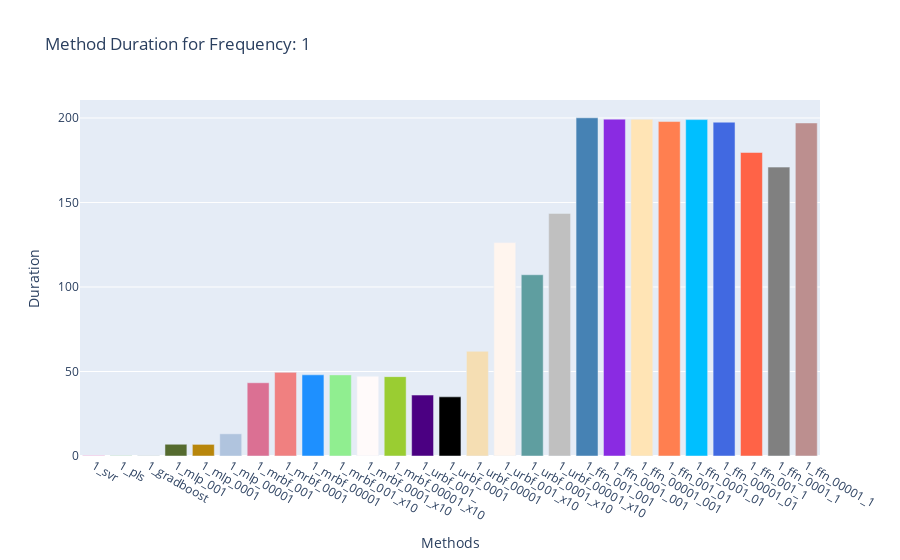
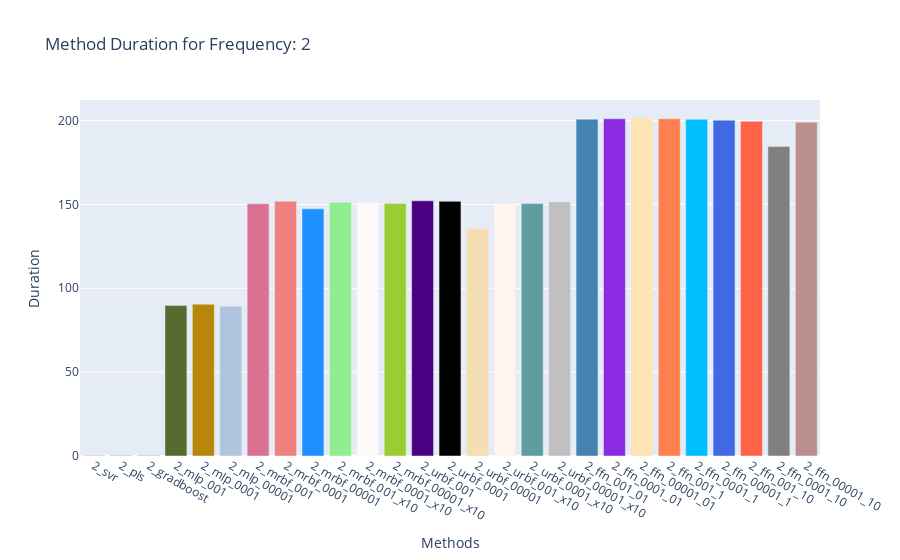
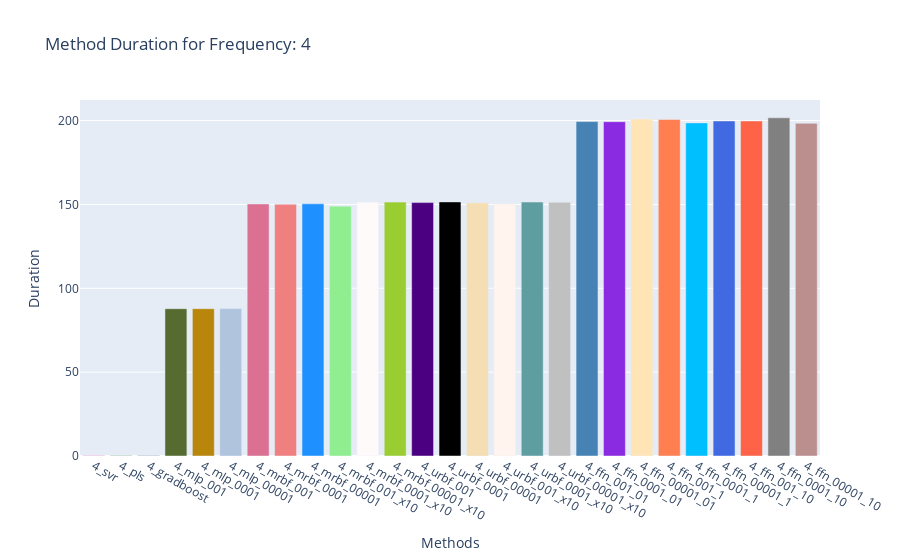
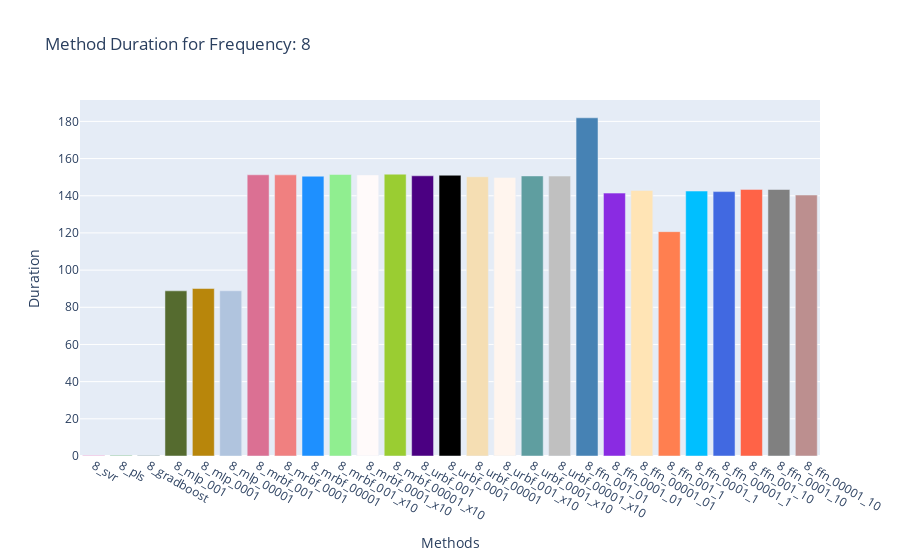

The cell these charts' notebook holds for them, in order:
### Code cell
values = list(method_durations.values())
### use average value:
values = [np.asarray(value).mean() for value in values]

for frequency_chunk in range(4):
    
    chunk_values = values[frequency_chunk*num_methods:(frequency_chunk+1)*num_methods]
    chunk_names = categories[frequency_chunk*num_methods:(frequency_chunk+1)*num_methods]

    # Creating the bar chart
    fig = go.Figure(data=[go.Bar(x=chunk_names, y=chunk_values,marker_color=colors)])

    # Adding title and labels (you can modify these as needed)
    fig.update_layout(
        title=f"Method Duration for Frequency: {2**frequency_chunk}",
        xaxis_title="Methods",
        yaxis_title="Duration"
    )

    # Displaying the figure
    fig.show()

### Figure 1 — Plotly figure (JSON) as saved in the notebook; plotly's stock layout.template omitted (floating-point values rounded to 4 significant figures)
{"data": [{"marker": {"color": ["deeppink", "green", "darkslategray", "darkolivegreen", "darkgoldenrod", "lightsteelblue", "palevioletred", "lightcoral", "dodgerblue", "lightgreen", "snow", "yellowgreen", "indigo", "black", "wheat", "seashell", "cadetblue", "silver", "steelblue", "blueviolet", "moccasin", "coral", "deepskyblue", "royalblue", "tomato", "gray", "rosybrown"]}, "type": "bar", "x": ["1_svr", "1_pls", "1_gradboost", "1_mlp_001", "1_mlp_0001", "1_mlp_00001", "1_mrbf_001", "1_mrbf_0001", "1_mrbf_00001", "1_mrbf_001_x10", "1_mrbf_0001_x10", "1_mrbf_00001_x10", "1_urbf_001_", "1_urbf_0001", "1_urbf_00001", "1_urbf_001_x10", "1_urbf_0001_x10", "1_urbf_00001_x10", "1_ffn_001_001", "1_ffn_0001_001", "1_ffn_00001_001", "1_ffn_001_01", "1_ffn_0001_01", "1_ffn_00001_01", "1_ffn_001_1", "1_ffn_0001_1", "1_ffn_00001_1"], "y": [0.1633, 0.09891, 0.09281, 6.945, 6.875, 13.13, 43.34, 49.5, 48.03, 48.0, 47.21, 46.96, 36.05, 35.0, 61.95, 126.3, 107.2, 143.5, 200.1, 199.3, 199.3, 197.9, 199.0, 197.5, 179.6, 170.9, 197.1]}], "layout": {"title": {"text": "Method Duration for Frequency: 1"}, "xaxis": {"title": {"text": "Methods"}}, "yaxis": {"title": {"text": "Duration"}}}}

### Figure 2 — Plotly figure (JSON) as saved in the notebook; plotly's stock layout.template omitted (floating-point values rounded to 4 significant figures)
{"data": [{"marker": {"color": ["deeppink", "green", "darkslategray", "darkolivegreen", "darkgoldenrod", "lightsteelblue", "palevioletred", "lightcoral", "dodgerblue", "lightgreen", "snow", "yellowgreen", "indigo", "black", "wheat", "seashell", "cadetblue", "silver", "steelblue", "blueviolet", "moccasin", "coral", "deepskyblue", "royalblue", "tomato", "gray", "rosybrown"]}, "type": "bar", "x": ["2_svr", "2_pls", "2_gradboost", "2_mlp_001", "2_mlp_0001", "2_mlp_00001", "2_mrbf_001", "2_mrbf_0001", "2_mrbf_00001", "2_mrbf_001_x10", "2_mrbf_0001_x10", "2_mrbf_00001_x10", "2_urbf_001", "2_urbf_0001", "2_urbf_00001", "2_urbf_001_x10", "2_urbf_0001_x10", "2_urbf_00001_x10", "2_ffn_001_01", "2_ffn_0001_01", "2_ffn_00001_01", "2_ffn_001_1", "2_ffn_0001_1", "2_ffn_00001_1", "2_ffn_001_10", "2_ffn_0001_10", "2_ffn_00001_10"], "y": [0.1967, 0.215, 0.2139, 89.7, 90.5, 89.27, 150.4, 152.0, 147.4, 151.3, 151.2, 150.5, 152.2, 151.8, 135.7, 150.7, 150.5, 151.5, 200.9, 201.1, 201.7, 201.1, 200.8, 200.2, 199.6, 184.6, 199.0]}], "layout": {"title": {"text": "Method Duration for Frequency: 2"}, "xaxis": {"title": {"text": "Methods"}}, "yaxis": {"title": {"text": "Duration"}}}}

### Figure 3 — Plotly figure (JSON) as saved in the notebook; plotly's stock layout.template omitted (floating-point values rounded to 4 significant figures)
{"data": [{"marker": {"color": ["deeppink", "green", "darkslategray", "darkolivegreen", "darkgoldenrod", "lightsteelblue", "palevioletred", "lightcoral", "dodgerblue", "lightgreen", "snow", "yellowgreen", "indigo", "black", "wheat", "seashell", "cadetblue", "silver", "steelblue", "blueviolet", "moccasin", "coral", "deepskyblue", "royalblue", "tomato", "gray", "rosybrown"]}, "type": "bar", "x": ["4_svr", "4_pls", "4_gradboost", "4_mlp_001", "4_mlp_0001", "4_mlp_00001", "4_mrbf_001", "4_mrbf_0001", "4_mrbf_00001", "4_mrbf_001_x10", "4_mrbf_0001_x10", "4_mrbf_00001_x10", "4_urbf_001", "4_urbf_0001", "4_urbf_00001", "4_urbf_001_x10", "4_urbf_0001_x10", "4_urbf_00001_x10", "4_ffn_001_01", "4_ffn_0001_01", "4_ffn_00001_01", "4_ffn_001_1", "4_ffn_0001_1", "4_ffn_00001_1", "4_ffn_001_10", "4_ffn_0001_10", "4_ffn_00001_10"], "y": [0.1808, 0.2023, 0.2092, 87.83, 87.84, 87.89, 150.3, 150.1, 150.4, 148.9, 151.4, 151.4, 151.1, 151.5, 151.0, 150.4, 151.4, 151.3, 199.4, 199.3, 200.9, 200.7, 198.6, 199.8, 199.8, 201.7, 198.4]}], "layout": {"title": {"text": "Method Duration for Frequency: 4"}, "xaxis": {"title": {"text": "Methods"}}, "yaxis": {"title": {"text": "Duration"}}}}

### Figure 4 — Plotly figure (JSON) as saved in the notebook; plotly's stock layout.template omitted (floating-point values rounded to 4 significant figures)
{"data": [{"marker": {"color": ["deeppink", "green", "darkslategray", "darkolivegreen", "darkgoldenrod", "lightsteelblue", "palevioletred", "lightcoral", "dodgerblue", "lightgreen", "snow", "yellowgreen", "indigo", "black", "wheat", "seashell", "cadetblue", "silver", "steelblue", "blueviolet", "moccasin", "coral", "deepskyblue", "royalblue", "tomato", "gray", "rosybrown"]}, "type": "bar", "x": ["8_svr", "8_pls", "8_gradboost", "8_mlp_001", "8_mlp_0001", "8_mlp_00001", "8_mrbf_001", "8_mrbf_0001", "8_mrbf_00001", "8_mrbf_001_x10", "8_mrbf_0001_x10", "8_mrbf_00001_x10", "8_urbf_001", "8_urbf_0001", "8_urbf_00001", "8_urbf_001_x10", "8_urbf_0001_x10", "8_urbf_00001_x10", "8_ffn_001_01", "8_ffn_0001_01", "8_ffn_00001_01", "8_ffn_001_1", "8_ffn_0001_1", "8_ffn_00001_1", "8_ffn_001_10", "8_ffn_0001_10", "8_ffn_00001_10"], "y": [0.18, 0.2456, 0.203, 88.85, 90.1, 88.89, 151.3, 151.2, 150.5, 151.4, 151.2, 151.6, 150.7, 151.0, 150.2, 149.8, 150.6, 150.6, 181.9, 141.4, 142.9, 120.7, 142.5, 142.2, 143.4, 143.4, 140.4]}], "layout": {"title": {"text": "Method Duration for Frequency: 8"}, "xaxis": {"title": {"text": "Methods"}}, "yaxis": {"title": {"text": "Duration"}}}}
